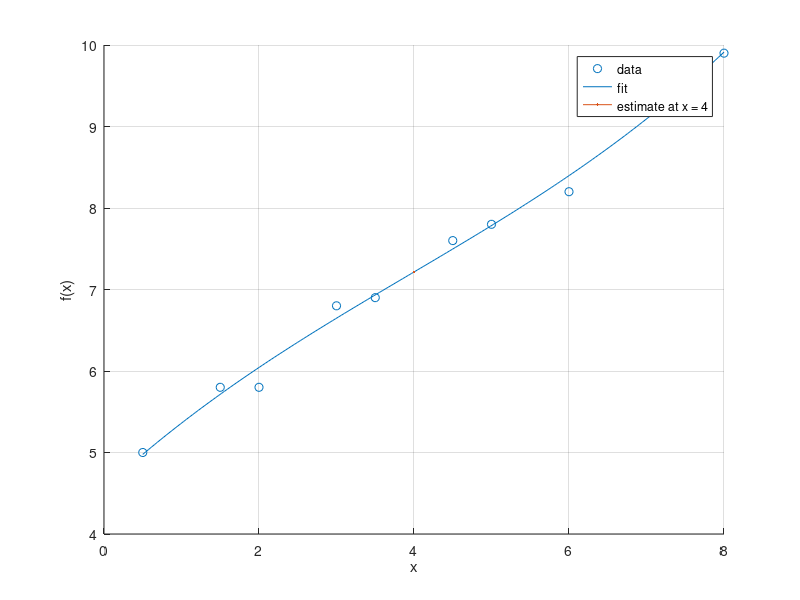

Write the MATLAB code that produced this figure.
x_data = [0.5 1.5 2 3 3.5 4.5 5 6 7 8];
y_data = [5 5.8 5.8 6.8 6.9 7.6 7.8 8.2 9.2 9.9];

% a
x_fit = linspace(min(x_data), max(x_data), 200);

[p, stats] = polyfit(x_data, y_data, 3);
y_fit = polyval(p, x_fit);

% b
error_norm = stats.normr;

% c
x_est = 4;
y_est = polyval(p, x_est);

fprintf('estimated value at x = %.1f: %.4f\n', x_est, y_est);
fprintf('norm of residuals (approximation error): %.4f\n', error_norm);

% d
clf;
hold on;
scatter(x_data, y_data);
plot(x_fit, y_fit);
plot(x_est, y_est);

xlabel('x'); ylabel('f(x)');
legend('data', 'fit', 'estimate at x = 4');
grid on;

